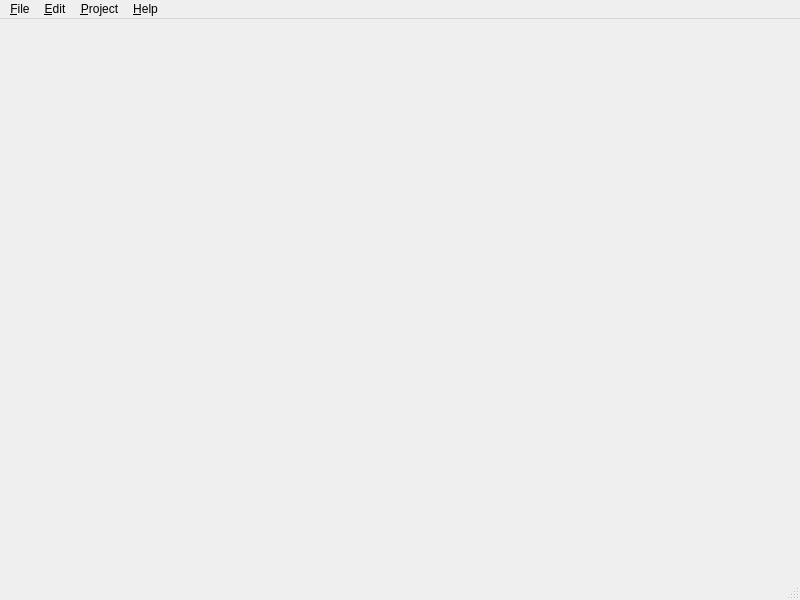
<ui version="4.0" >
 <class>LAWindowClass</class>
 <widget class="QMainWindow" name="LAWindowClass" >
  <property name="geometry" >
   <rect>
    <x>0</x>
    <y>0</y>
    <width>800</width>
    <height>600</height>
   </rect>
  </property>
  <property name="windowTitle" >
   <string>LA4 - Real-time systems designer</string>
  </property>
  <widget class="QWidget" name="centralwidget" >
   <property name="geometry" >
    <rect>
     <x>0</x>
     <y>30</y>
     <width>800</width>
     <height>547</height>
    </rect>
   </property>
  </widget>
  <widget class="QMenuBar" name="menubar" >
   <property name="geometry" >
    <rect>
     <x>0</x>
     <y>0</y>
     <width>800</width>
     <height>30</height>
    </rect>
   </property>
   <widget class="QMenu" name="menu_File" >
    <property name="title" >
     <string>&amp;File</string>
    </property>
    <addaction name="separator" />
    <addaction name="separator" />
    <addaction name="action_New" />
    <addaction name="action_Close" />
    <addaction name="separator" />
    <addaction name="action_Quit" />
   </widget>
   <widget class="QMenu" name="menu_Help" >
    <property name="title" >
     <string>&amp;Help</string>
    </property>
    <addaction name="action_About" />
   </widget>
   <widget class="QMenu" name="menu_Edit" >
    <property name="title" >
     <string>&amp;Edit</string>
    </property>
    <addaction name="action_Preferences" />
   </widget>
   <widget class="QMenu" name="menu_Project" >
    <property name="title" >
     <string>&amp;Project</string>
    </property>
    <addaction name="action_Properties" />
   </widget>
   <addaction name="menu_File" />
   <addaction name="menu_Edit" />
   <addaction name="menu_Project" />
   <addaction name="menu_Help" />
  </widget>
  <widget class="QStatusBar" name="statusbar" >
   <property name="geometry" >
    <rect>
     <x>0</x>
     <y>577</y>
     <width>800</width>
     <height>23</height>
    </rect>
   </property>
  </widget>
  <action name="action_Quit" >
   <property name="text" >
    <string>&amp;Quit</string>
   </property>
   <property name="shortcut" >
    <string>Ctrl+Q</string>
   </property>
  </action>
  <action name="action_About" >
   <property name="text" >
    <string>&amp;About</string>
   </property>
  </action>
  <action name="action_Preferences" >
   <property name="text" >
    <string>&amp;Preferences</string>
   </property>
  </action>
  <action name="action_New" >
   <property name="text" >
    <string>&amp;New</string>
   </property>
   <property name="statusTip" >
    <string>Create a new LA4 document</string>
   </property>
   <property name="shortcut" >
    <string>Ctrl+N</string>
   </property>
  </action>
  <action name="action_Properties" >
   <property name="text" >
    <string>&amp;Properties...</string>
   </property>
   <property name="shortcut" >
    <string>Ctrl+P</string>
   </property>
  </action>
  <action name="action_Close" >
   <property name="text" >
    <string>&amp;Close</string>
   </property>
   <property name="shortcut" >
    <string>Ctrl+W</string>
   </property>
  </action>
 </widget>
 <resources/>
 <connections/>
</ui>
